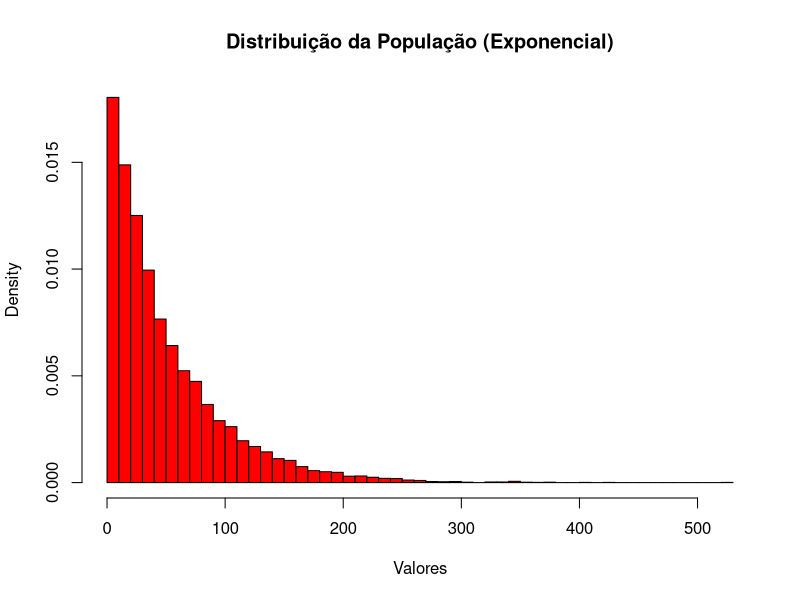
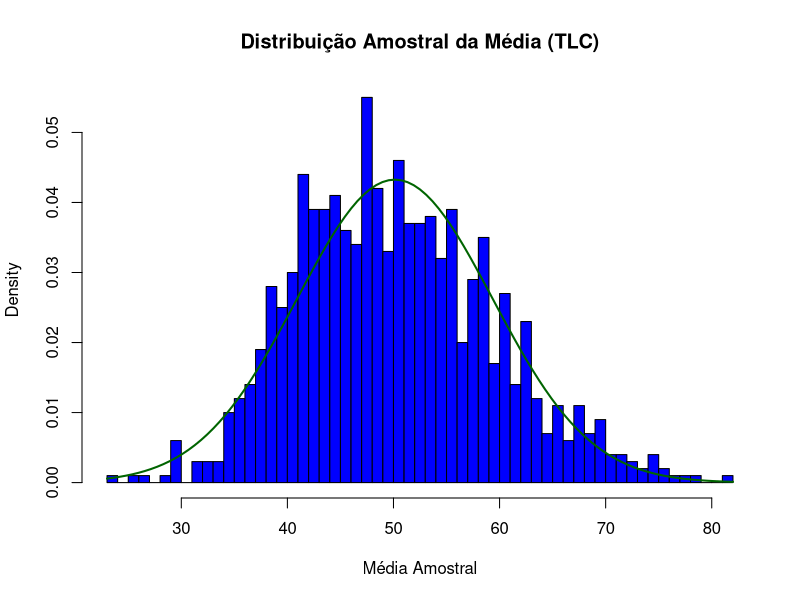

The R source for these figures, in order:
# Definir a semente para reprodutibilidade
set.seed(42)

# Criar uma população não normal (distribuição exponencial)
populacao <- rexp(10000, rate = 1/50)  # Média da exponencial = 50

# Definir parâmetros da amostragem
n_amostras <- 1000  # Número de amostras
tamanho_amostra <- 30  # Tamanho de cada amostra
medias_amostrais <- numeric(n_amostras)  # Vetor para armazenar as médias

# Coletar amostras e calcular as médias
for (i in 1:n_amostras) {
  amostra <- sample(populacao, tamanho_amostra, replace = TRUE)
  medias_amostrais[i] <- mean(amostra)
}

# Gráfico: Distribuição da população
hist(populacao, breaks = 50, col = "red", probability = TRUE, 
     main = "Distribuição da População (Exponencial)", xlab = "Valores")

# Mostra que a população tem uma distribuição exponencial (assimétrica, com cauda longa)


# Gráfico: Distribuição Amostral da Média
hist(medias_amostrais, breaks = 50, col = "blue", probability = TRUE, 
     main = "Distribuição Amostral da Média (TLC)", xlab = "Média Amostral")

# Mostra a distribuição das médias amostrais, que se torna aproximadamente normal.


# Adicionar curva normal à distribuição da média amostral
curve(dnorm(x, mean(medias_amostrais), sd(medias_amostrais)), 
      add = TRUE, col = "darkgreen", lwd = 2)

#A curva verde representa uma distribuição normal ajustada à média amostral.

##Conclusão:
#Mesmo que a população original não seja normal, as médias amostrais seguem uma distribuição normal,
#confirmando o Teorema do Limite Central (TLC).